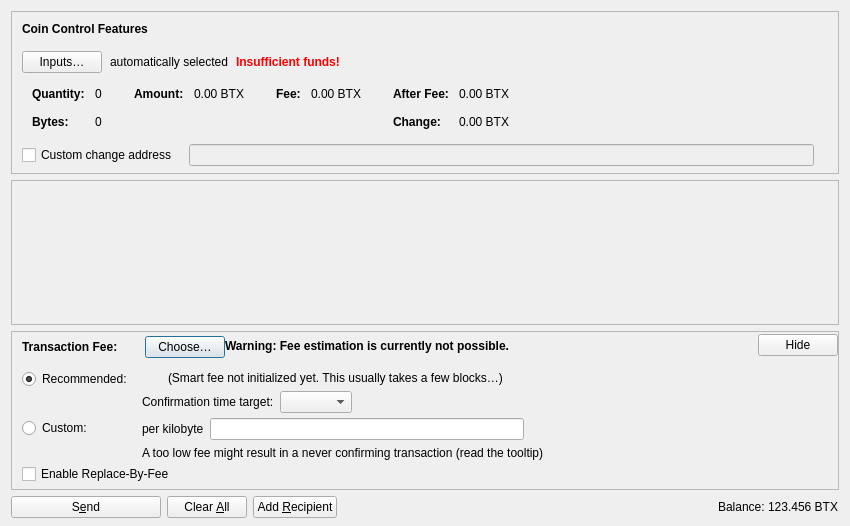
<?xml version="1.0" encoding="UTF-8"?>
<ui version="4.0">
 <class>SendCoinsDialog</class>
 <widget class="QDialog" name="SendCoinsDialog">
  <property name="geometry">
   <rect>
    <x>0</x>
    <y>0</y>
    <width>850</width>
    <height>526</height>
   </rect>
  </property>
  <property name="windowTitle">
   <string>Send Coins</string>
  </property>
  <layout class="QVBoxLayout" name="verticalLayout" stretch="0,1,0,0">
   <property name="bottomMargin">
    <number>8</number>
   </property>
   <item>
    <widget class="QFrame" name="frameCoinControl">
     <property name="sizePolicy">
      <sizepolicy hsizetype="Expanding" vsizetype="Expanding">
       <horstretch>0</horstretch>
       <verstretch>0</verstretch>
      </sizepolicy>
     </property>
     <property name="maximumSize">
      <size>
       <width>16777215</width>
       <height>16777215</height>
      </size>
     </property>
     <property name="frameShape">
      <enum>QFrame::StyledPanel</enum>
     </property>
     <property name="frameShadow">
      <enum>QFrame::Sunken</enum>
     </property>
     <layout class="QVBoxLayout" name="verticalLayoutCoinControl2">
      <property name="spacing">
       <number>0</number>
      </property>
      <property name="leftMargin">
       <number>0</number>
      </property>
      <property name="topMargin">
       <number>0</number>
      </property>
      <property name="rightMargin">
       <number>0</number>
      </property>
      <property name="bottomMargin">
       <number>6</number>
      </property>
      <item>
       <layout class="QVBoxLayout" name="verticalLayoutCoinControl" stretch="0,0,0,0,1">
        <property name="spacing">
         <number>0</number>
        </property>
        <property name="leftMargin">
         <number>10</number>
        </property>
        <property name="topMargin">
         <number>10</number>
        </property>
        <item>
         <layout class="QHBoxLayout" name="horizontalLayoutCoinControl1">
          <property name="bottomMargin">
           <number>15</number>
          </property>
          <item>
           <widget class="QLabel" name="labelCoinControlFeatures">
            <property name="sizePolicy">
             <sizepolicy hsizetype="Preferred" vsizetype="Maximum">
              <horstretch>0</horstretch>
              <verstretch>0</verstretch>
             </sizepolicy>
            </property>
            <property name="font">
             <font>
              <weight>75</weight>
              <bold>true</bold>
             </font>
            </property>
            <property name="styleSheet">
             <string notr="true">font-weight:bold;</string>
            </property>
            <property name="text">
             <string>Coin Control Features</string>
            </property>
           </widget>
          </item>
         </layout>
        </item>
        <item>
         <layout class="QHBoxLayout" name="horizontalLayoutCoinControl2" stretch="0,0,0,0">
          <property name="spacing">
           <number>8</number>
          </property>
          <property name="bottomMargin">
           <number>10</number>
          </property>
          <item>
           <widget class="QPushButton" name="pushButtonCoinControl">
            <property name="styleSheet">
             <string notr="true"/>
            </property>
            <property name="text">
             <string>Inputs…</string>
            </property>
            <property name="autoDefault">
             <bool>false</bool>
            </property>
           </widget>
          </item>
          <item>
           <widget class="QLabel" name="labelCoinControlAutomaticallySelected">
            <property name="text">
             <string>automatically selected</string>
            </property>
            <property name="margin">
             <number>5</number>
            </property>
           </widget>
          </item>
          <item>
           <widget class="QLabel" name="labelCoinControlInsuffFunds">
            <property name="font">
             <font>
              <weight>75</weight>
              <bold>true</bold>
             </font>
            </property>
            <property name="styleSheet">
             <string notr="true">color:red;font-weight:bold;</string>
            </property>
            <property name="text">
             <string>Insufficient funds!</string>
            </property>
            <property name="margin">
             <number>5</number>
            </property>
           </widget>
          </item>
          <item>
           <spacer name="horizontalSpacerCoinControl">
            <property name="orientation">
             <enum>Qt::Horizontal</enum>
            </property>
            <property name="sizeHint" stdset="0">
             <size>
              <width>40</width>
              <height>1</height>
             </size>
            </property>
           </spacer>
          </item>
         </layout>
        </item>
        <item>
         <widget class="QWidget" name="widgetCoinControl" native="true">
          <property name="sizePolicy">
           <sizepolicy hsizetype="Preferred" vsizetype="Preferred">
            <horstretch>0</horstretch>
            <verstretch>0</verstretch>
           </sizepolicy>
          </property>
          <property name="minimumSize">
           <size>
            <width>0</width>
            <height>0</height>
           </size>
          </property>
          <property name="styleSheet">
           <string notr="true"/>
          </property>
          <layout class="QHBoxLayout" name="horizontalLayoutCoinControl5">
           <property name="leftMargin">
            <number>0</number>
           </property>
           <property name="topMargin">
            <number>0</number>
           </property>
           <property name="rightMargin">
            <number>0</number>
           </property>
           <property name="bottomMargin">
            <number>0</number>
           </property>
           <item>
            <layout class="QHBoxLayout" name="horizontalLayoutCoinControl3" stretch="0,0,0,1">
             <property name="spacing">
              <number>20</number>
             </property>
             <property name="topMargin">
              <number>0</number>
             </property>
             <property name="bottomMargin">
              <number>10</number>
             </property>
             <item>
              <layout class="QFormLayout" name="formLayoutCoinControl1">
               <property name="labelAlignment">
                <set>Qt::AlignLeft|Qt::AlignVCenter</set>
               </property>
               <property name="horizontalSpacing">
                <number>10</number>
               </property>
               <property name="verticalSpacing">
                <number>14</number>
               </property>
               <property name="leftMargin">
                <number>10</number>
               </property>
               <property name="topMargin">
                <number>4</number>
               </property>
               <property name="rightMargin">
                <number>6</number>
               </property>
               <item row="0" column="0">
                <widget class="QLabel" name="labelCoinControlQuantityText">
                 <property name="font">
                  <font>
                   <weight>75</weight>
                   <bold>true</bold>
                  </font>
                 </property>
                 <property name="text">
                  <string>Quantity:</string>
                 </property>
                 <property name="margin">
                  <number>0</number>
                 </property>
                </widget>
               </item>
               <item row="0" column="1">
                <widget class="QLabel" name="labelCoinControlQuantity">
                 <property name="cursor">
                  <cursorShape>IBeamCursor</cursorShape>
                 </property>
                 <property name="contextMenuPolicy">
                  <enum>Qt::ActionsContextMenu</enum>
                 </property>
                 <property name="text">
                  <string notr="true">0</string>
                 </property>
                 <property name="margin">
                  <number>0</number>
                 </property>
                 <property name="textInteractionFlags">
                  <set>Qt::LinksAccessibleByMouse|Qt::TextSelectableByKeyboard|Qt::TextSelectableByMouse</set>
                 </property>
                </widget>
               </item>
               <item row="1" column="0">
                <widget class="QLabel" name="labelCoinControlBytesText">
                 <property name="font">
                  <font>
                   <weight>75</weight>
                   <bold>true</bold>
                  </font>
                 </property>
                 <property name="text">
                  <string>Bytes:</string>
                 </property>
                </widget>
               </item>
               <item row="1" column="1">
                <widget class="QLabel" name="labelCoinControlBytes">
                 <property name="cursor">
                  <cursorShape>IBeamCursor</cursorShape>
                 </property>
                 <property name="contextMenuPolicy">
                  <enum>Qt::ActionsContextMenu</enum>
                 </property>
                 <property name="text">
                  <string notr="true">0</string>
                 </property>
                 <property name="textInteractionFlags">
                  <set>Qt::LinksAccessibleByMouse|Qt::TextSelectableByKeyboard|Qt::TextSelectableByMouse</set>
                 </property>
                </widget>
               </item>
              </layout>
             </item>
             <item>
              <layout class="QFormLayout" name="formLayoutCoinControl2">
               <property name="horizontalSpacing">
                <number>10</number>
               </property>
               <property name="verticalSpacing">
                <number>14</number>
               </property>
               <property name="leftMargin">
                <number>6</number>
               </property>
               <property name="topMargin">
                <number>4</number>
               </property>
               <property name="rightMargin">
                <number>6</number>
               </property>
               <item row="0" column="0">
                <widget class="QLabel" name="labelCoinControlAmountText">
                 <property name="font">
                  <font>
                   <weight>75</weight>
                   <bold>true</bold>
                  </font>
                 </property>
                 <property name="text">
                  <string>Amount:</string>
                 </property>
                 <property name="margin">
                  <number>0</number>
                 </property>
                </widget>
               </item>
               <item row="0" column="1">
                <widget class="QLabel" name="labelCoinControlAmount">
                 <property name="cursor">
                  <cursorShape>IBeamCursor</cursorShape>
                 </property>
                 <property name="contextMenuPolicy">
                  <enum>Qt::ActionsContextMenu</enum>
                 </property>
                 <property name="text">
                  <string notr="true">0.00 BTX</string>
                 </property>
                 <property name="textInteractionFlags">
                  <set>Qt::LinksAccessibleByMouse|Qt::TextSelectableByKeyboard|Qt::TextSelectableByMouse</set>
                 </property>
                </widget>
               </item>
              </layout>
             </item>
             <item>
              <layout class="QFormLayout" name="formLayoutCoinControl3">
               <property name="horizontalSpacing">
                <number>10</number>
               </property>
               <property name="verticalSpacing">
                <number>14</number>
               </property>
               <property name="leftMargin">
                <number>6</number>
               </property>
               <property name="topMargin">
                <number>4</number>
               </property>
               <property name="rightMargin">
                <number>6</number>
               </property>
               <item row="0" column="0">
                <widget class="QLabel" name="labelCoinControlFeeText">
                 <property name="font">
                  <font>
                   <weight>75</weight>
                   <bold>true</bold>
                  </font>
                 </property>
                 <property name="text">
                  <string>Fee:</string>
                 </property>
                 <property name="margin">
                  <number>0</number>
                 </property>
                </widget>
               </item>
               <item row="0" column="1">
                <widget class="QLabel" name="labelCoinControlFee">
                 <property name="cursor">
                  <cursorShape>IBeamCursor</cursorShape>
                 </property>
                 <property name="contextMenuPolicy">
                  <enum>Qt::ActionsContextMenu</enum>
                 </property>
                 <property name="text">
                  <string notr="true">0.00 BTX</string>
                 </property>
                 <property name="textInteractionFlags">
                  <set>Qt::LinksAccessibleByMouse|Qt::TextSelectableByKeyboard|Qt::TextSelectableByMouse</set>
                 </property>
                </widget>
               </item>
              </layout>
             </item>
             <item>
              <layout class="QFormLayout" name="formLayoutCoinControl4">
               <property name="labelAlignment">
                <set>Qt::AlignLeft|Qt::AlignVCenter</set>
               </property>
               <property name="horizontalSpacing">
                <number>10</number>
               </property>
               <property name="verticalSpacing">
                <number>14</number>
               </property>
               <property name="leftMargin">
                <number>6</number>
               </property>
               <property name="topMargin">
                <number>4</number>
               </property>
               <property name="rightMargin">
                <number>6</number>
               </property>
               <item row="0" column="0">
                <widget class="QLabel" name="labelCoinControlAfterFeeText">
                 <property name="font">
                  <font>
                   <weight>75</weight>
                   <bold>true</bold>
                  </font>
                 </property>
                 <property name="text">
                  <string>After Fee:</string>
                 </property>
                 <property name="margin">
                  <number>0</number>
                 </property>
                </widget>
               </item>
               <item row="0" column="1">
                <widget class="QLabel" name="labelCoinControlAfterFee">
                 <property name="cursor">
                  <cursorShape>IBeamCursor</cursorShape>
                 </property>
                 <property name="contextMenuPolicy">
                  <enum>Qt::ActionsContextMenu</enum>
                 </property>
                 <property name="text">
                  <string notr="true">0.00 BTX</string>
                 </property>
                 <property name="textInteractionFlags">
                  <set>Qt::LinksAccessibleByMouse|Qt::TextSelectableByKeyboard|Qt::TextSelectableByMouse</set>
                 </property>
                </widget>
               </item>
               <item row="1" column="0">
                <widget class="QLabel" name="labelCoinControlChangeText">
                 <property name="font">
                  <font>
                   <weight>75</weight>
                   <bold>true</bold>
                  </font>
                 </property>
                 <property name="text">
                  <string>Change:</string>
                 </property>
                </widget>
               </item>
               <item row="1" column="1">
                <widget class="QLabel" name="labelCoinControlChange">
                 <property name="cursor">
                  <cursorShape>IBeamCursor</cursorShape>
                 </property>
                 <property name="contextMenuPolicy">
                  <enum>Qt::ActionsContextMenu</enum>
                 </property>
                 <property name="text">
                  <string notr="true">0.00 BTX</string>
                 </property>
                 <property name="textInteractionFlags">
                  <set>Qt::LinksAccessibleByMouse|Qt::TextSelectableByKeyboard|Qt::TextSelectableByMouse</set>
                 </property>
                </widget>
               </item>
              </layout>
             </item>
            </layout>
           </item>
          </layout>
         </widget>
        </item>
        <item>
         <layout class="QHBoxLayout" name="horizontalLayoutCoinControl4" stretch="0,0,0">
          <property name="spacing">
           <number>12</number>
          </property>
          <property name="sizeConstraint">
           <enum>QLayout::SetDefaultConstraint</enum>
          </property>
          <property name="topMargin">
           <number>5</number>
          </property>
          <property name="rightMargin">
           <number>5</number>
          </property>
          <item>
           <widget class="QCheckBox" name="checkBoxCoinControlChange">
            <property name="toolTip">
             <string>If this is activated, but the change address is empty or invalid, change will be sent to a newly generated address.</string>
            </property>
            <property name="text">
             <string>Custom change address</string>
            </property>
           </widget>
          </item>
          <item>
           <widget class="QValidatedLineEdit" name="lineEditCoinControlChange">
            <property name="enabled">
             <bool>false</bool>
            </property>
            <property name="sizePolicy">
             <sizepolicy hsizetype="Expanding" vsizetype="Fixed">
              <horstretch>0</horstretch>
              <verstretch>0</verstretch>
             </sizepolicy>
            </property>
           </widget>
          </item>
          <item>
           <widget class="QLabel" name="labelCoinControlChangeLabel">
            <property name="sizePolicy">
             <sizepolicy hsizetype="Preferred" vsizetype="Expanding">
              <horstretch>0</horstretch>
              <verstretch>0</verstretch>
             </sizepolicy>
            </property>
            <property name="minimumSize">
             <size>
              <width>0</width>
              <height>0</height>
             </size>
            </property>
            <property name="text">
             <string/>
            </property>
            <property name="margin">
             <number>3</number>
            </property>
           </widget>
          </item>
         </layout>
        </item>
        <item>
         <spacer name="verticalSpacerCoinControl">
          <property name="orientation">
           <enum>Qt::Vertical</enum>
          </property>
          <property name="sizeHint" stdset="0">
           <size>
            <width>800</width>
            <height>1</height>
           </size>
          </property>
         </spacer>
        </item>
       </layout>
      </item>
     </layout>
    </widget>
   </item>
   <item>
    <widget class="QScrollArea" name="scrollArea">
     <property name="widgetResizable">
      <bool>true</bool>
     </property>
     <widget class="QWidget" name="scrollAreaWidgetContents">
      <property name="geometry">
       <rect>
        <x>0</x>
        <y>0</y>
        <width>830</width>
        <height>104</height>
       </rect>
      </property>
      <layout class="QVBoxLayout" name="verticalLayout_2" stretch="0,1">
       <property name="leftMargin">
        <number>0</number>
       </property>
       <property name="topMargin">
        <number>0</number>
       </property>
       <property name="rightMargin">
        <number>0</number>
       </property>
       <property name="bottomMargin">
        <number>0</number>
       </property>
       <item>
        <layout class="QVBoxLayout" name="entries">
         <property name="spacing">
          <number>6</number>
         </property>
        </layout>
       </item>
       <item>
        <spacer name="verticalSpacer">
         <property name="orientation">
          <enum>Qt::Vertical</enum>
         </property>
         <property name="sizeHint" stdset="0">
          <size>
           <width>20</width>
           <height>40</height>
          </size>
         </property>
        </spacer>
       </item>
      </layout>
     </widget>
    </widget>
   </item>
   <item>
    <widget class="QFrame" name="frameFee">
     <property name="sizePolicy">
      <sizepolicy hsizetype="Expanding" vsizetype="Expanding">
       <horstretch>0</horstretch>
       <verstretch>0</verstretch>
      </sizepolicy>
     </property>
     <property name="maximumSize">
      <size>
       <width>16777215</width>
       <height>16777215</height>
      </size>
     </property>
     <property name="frameShape">
      <enum>QFrame::StyledPanel</enum>
     </property>
     <property name="frameShadow">
      <enum>QFrame::Sunken</enum>
     </property>
     <layout class="QVBoxLayout" name="verticalLayoutFee1">
      <property name="spacing">
       <number>0</number>
      </property>
      <property name="leftMargin">
       <number>0</number>
      </property>
      <property name="topMargin">
       <number>0</number>
      </property>
      <property name="rightMargin">
       <number>0</number>
      </property>
      <property name="bottomMargin">
       <number>0</number>
      </property>
      <item>
       <layout class="QVBoxLayout" name="verticalLayoutFee2" stretch="0,0,0">
        <property name="spacing">
         <number>0</number>
        </property>
        <property name="leftMargin">
         <number>10</number>
        </property>
        <property name="topMargin">
         <number>0</number>
        </property>
        <item>
         <layout class="QHBoxLayout" name="horizontalLayoutFee1">
          <property name="bottomMargin">
           <number>0</number>
          </property>
          <item>
           <layout class="QVBoxLayout" name="verticalLayoutFee7">
            <property name="spacing">
             <number>0</number>
            </property>
            <item>
             <spacer name="verticalSpacerSmartFee">
              <property name="orientation">
               <enum>Qt::Vertical</enum>
              </property>
              <property name="sizeType">
               <enum>QSizePolicy::Fixed</enum>
              </property>
              <property name="sizeHint" stdset="0">
               <size>
                <width>1</width>
                <height>4</height>
               </size>
              </property>
             </spacer>
            </item>
            <item>
             <layout class="QHBoxLayout" name="horizontalLayoutSmartFee">
              <property name="spacing">
               <number>10</number>
              </property>
              <item>
               <widget class="QLabel" name="labelFeeHeadline">
                <property name="sizePolicy">
                 <sizepolicy hsizetype="Preferred" vsizetype="Maximum">
                  <horstretch>0</horstretch>
                  <verstretch>0</verstretch>
                 </sizepolicy>
                </property>
                <property name="font">
                 <font>
                  <weight>75</weight>
                  <bold>true</bold>
                 </font>
                </property>
                <property name="styleSheet">
                 <string notr="true">font-weight:bold;</string>
                </property>
                <property name="text">
                 <string>Transaction Fee:</string>
                </property>
               </widget>
              </item>
              <item>
               <widget class="QLabel" name="labelFeeMinimized">
                <property name="text">
                 <string/>
                </property>
               </widget>
              </item>
              <item>
               <widget class="QPushButton" name="buttonChooseFee">
                <property name="text">
                 <string>Choose…</string>
                </property>
               </widget>
              </item>
             </layout>
            </item>
            <item>
             <spacer name="verticalSpacer_5">
              <property name="orientation">
               <enum>Qt::Vertical</enum>
              </property>
              <property name="sizeHint" stdset="0">
               <size>
                <width>1</width>
                <height>1</height>
               </size>
              </property>
             </spacer>
            </item>
           </layout>
          </item>
          <item>
           <widget class="QLabel" name="fallbackFeeWarningLabel">
            <property name="toolTip">
             <string>Using the fallbackfee can result in sending a transaction that will take several hours or days (or never) to confirm. Consider choosing your fee manually or wait until you have validated the complete chain.</string>
            </property>
            <property name="font">
            <font>
                <weight>75</weight>
                <bold>true</bold>
            </font>
            </property>
            <property name="text">
             <string>Warning: Fee estimation is currently not possible.</string>
            </property>
            <property name="wordWrap">
             <bool>false</bool>
            </property>
           </widget>
          </item>
          <item>
           <spacer name="horizontalSpacer_4">
            <property name="orientation">
             <enum>Qt::Horizontal</enum>
            </property>
            <property name="sizeType">
             <enum>QSizePolicy::MinimumExpanding</enum>
            </property>
            <property name="sizeHint" stdset="0">
             <size>
              <width>40</width>
              <height>20</height>
             </size>
            </property>
           </spacer>
          </item>
          <item>
           <widget class="QPushButton" name="buttonMinimizeFee">
            <property name="toolTip">
             <string>Hide transaction fee settings</string>
            </property>
            <property name="text">
             <string>Hide</string>
            </property>
           </widget>
          </item>
         </layout>
        </item>
        <item>
         <widget class="QFrame" name="frameFeeSelection">
          <layout class="QVBoxLayout" name="verticalLayoutFee12">
           <property name="spacing">
            <number>0</number>
           </property>
           <property name="leftMargin">
            <number>0</number>
           </property>
           <property name="topMargin">
            <number>0</number>
           </property>
           <property name="rightMargin">
            <number>0</number>
           </property>
           <property name="bottomMargin">
            <number>0</number>
           </property>
           <item>
            <layout class="QGridLayout" name="gridLayoutFee">
             <property name="topMargin">
              <number>10</number>
             </property>
             <property name="bottomMargin">
              <number>4</number>
             </property>
             <property name="horizontalSpacing">
              <number>10</number>
             </property>
             <property name="verticalSpacing">
              <number>4</number>
             </property>
             <item row="1" column="1">
              <layout class="QVBoxLayout" name="verticalLayoutFee8">
               <property name="spacing">
                <number>6</number>
               </property>
               <item>
                <layout class="QHBoxLayout" name="horizontalLayoutFee13">
                 <item>
                  <widget class="QLabel" name="labelCustomPerKilobyte">
                   <property name="toolTip">
                    <string>Specify a custom fee per kB (1,000 bytes) of the transaction's virtual size.

Note:  Since the fee is calculated on a per-byte basis, a fee rate of "100 satoshis per kvB" for a transaction size of 500 virtual bytes (half of 1 kvB) would ultimately yield a fee of only 50 satoshis.</string>
                   </property>
                   <property name="text">
                    <string>per kilobyte</string>
                   </property>
                  </widget>
                 </item>
                 <item>
                  <widget class="BitcoinAmountField" name="customFee"/>
                 </item>
                 <item>
                  <spacer name="horizontalSpacer_6">
                   <property name="orientation">
                    <enum>Qt::Horizontal</enum>
                   </property>
                   <property name="sizeHint" stdset="0">
                    <size>
                     <width>1</width>
                     <height>1</height>
                    </size>
                   </property>
                  </spacer>
                 </item>
                </layout>
               </item>
               <item>
                <layout class="QHBoxLayout" name="horizontalLayoutFee8">
                 <item>
                  <widget class="QLabel" name="labelCustomFeeWarning">
                   <property name="enabled">
                    <bool>true</bool>
                   </property>
                   <property name="toolTip">
                    <string>When there is less transaction volume than space in the blocks, miners as well as relaying nodes may enforce a minimum fee. Paying only this minimum fee is just fine, but be aware that this can result in a never confirming transaction once there is more demand for bitcoin transactions than the network can process.</string>
                   </property>
                   <property name="text">
                    <string>A too low fee might result in a never confirming transaction (read the tooltip)</string>
                   </property>
                  </widget>
                 </item>
                 <item>
                  <spacer name="horizontalSpacer_2">
                   <property name="orientation">
                    <enum>Qt::Horizontal</enum>
                   </property>
                   <property name="sizeHint" stdset="0">
                    <size>
                     <width>1</width>
                     <height>1</height>
                    </size>
                   </property>
                  </spacer>
                 </item>
                </layout>
               </item>
              </layout>
             </item>
             <item row="0" column="0">
              <layout class="QVBoxLayout" name="verticalLayoutFee4" stretch="0,1">
               <item>
                <widget class="QRadioButton" name="radioSmartFee">
                 <property name="text">
                  <string>Recommended:</string>
                 </property>
                 <property name="checked">
                  <bool>true</bool>
                 </property>
                 <attribute name="buttonGroup">
                  <string notr="true">groupFee</string>
                 </attribute>
                </widget>
               </item>
               <item>
                <spacer name="verticalSpacer_2">
                 <property name="orientation">
                  <enum>Qt::Vertical</enum>
                 </property>
                 <property name="sizeHint" stdset="0">
                  <size>
                   <width>1</width>
                   <height>1</height>
                  </size>
                 </property>
                </spacer>
               </item>
              </layout>
             </item>
             <item row="1" column="0">
              <layout class="QVBoxLayout" name="verticalLayoutFee9" stretch="0,1">
               <item>
                <widget class="QRadioButton" name="radioCustomFee">
                 <property name="text">
                  <string>Custom:</string>
                 </property>
                 <attribute name="buttonGroup">
                  <string notr="true">groupFee</string>
                 </attribute>
                </widget>
               </item>
               <item>
                <spacer name="verticalSpacer_6">
                 <property name="orientation">
                  <enum>Qt::Vertical</enum>
                 </property>
                 <property name="sizeHint" stdset="0">
                  <size>
                   <width>1</width>
                   <height>1</height>
                  </size>
                 </property>
                </spacer>
               </item>
              </layout>
             </item>
             <item row="0" column="1">
              <layout class="QVBoxLayout" name="verticalLayoutFee3" stretch="0,0,1">
               <property name="spacing">
                <number>6</number>
               </property>
               <property name="topMargin">
                <number>2</number>
               </property>
               <item>
                <layout class="QHBoxLayout" name="horizontalLayoutFee12">
                 <item>
                  <widget class="QLabel" name="labelSmartFee">
                   <property name="text">
                    <string/>
                   </property>
                  </widget>
                 </item>
                 <item>
                  <widget class="QLabel" name="labelFeeEstimation">
                   <property name="text">
                    <string/>
                   </property>
                  </widget>
                 </item>
                 <item>
                  <widget class="QLabel" name="labelSmartFee2">
                   <property name="text">
                    <string>(Smart fee not initialized yet. This usually takes a few blocks…)</string>
                   </property>
                  </widget>
                 </item>
                 <item>
                  <spacer name="horizontalSpacer_5">
                   <property name="orientation">
                    <enum>Qt::Horizontal</enum>
                   </property>
                   <property name="sizeHint" stdset="0">
                    <size>
                     <width>1</width>
                     <height>1</height>
                    </size>
                   </property>
                  </spacer>
                 </item>
                </layout>
               </item>
               <item>
                <layout class="QHBoxLayout" name="horizontalLayoutFee9">
                 <item>
                  <layout class="QVBoxLayout" name="verticalLayoutFee6">
                   <item>
                    <widget class="QLabel" name="labelSmartFee3">
                     <property name="text">
                      <string>Confirmation time target:</string>
                     </property>
                    </widget>
                   </item>
                  </layout>
                 </item>
                 <item>
                  <layout class="QVBoxLayout" name="verticalLayoutFee5">
                   <property name="rightMargin">
                    <number>30</number>
                   </property>
                   <item>
                    <layout class="QHBoxLayout" name="horizontalLayoutConfTarget">
                     <property name="bottomMargin">
                      <number>0</number>
                     </property>
                     <item>
                      <widget class="QComboBox" name="confTargetSelector"/>
                     </item>
                     <item>
                      <spacer name="horizontalSpacerConfTarget">
                       <property name="orientation">
                        <enum>Qt::Horizontal</enum>
                       </property>
                       <property name="sizeHint" stdset="0">
                        <size>
                         <width>40</width>
                         <height>20</height>
                        </size>
                       </property>
                      </spacer>
                     </item>
                    </layout>
                   </item>
                  </layout>
                 </item>
                </layout>
               </item>
               <item>
                <spacer name="verticalSpacer_4">
                 <property name="orientation">
                  <enum>Qt::Vertical</enum>
                 </property>
                 <property name="sizeHint" stdset="0">
                  <size>
                   <width>1</width>
                   <height>1</height>
                  </size>
                 </property>
                </spacer>
               </item>
              </layout>
             </item>
            </layout>
           </item>
           <item>
            <widget class="QCheckBox" name="optInRBF">
             <property name="text">
              <string>Enable Replace-By-Fee</string>
             </property>
             <property name="toolTip">
              <string>With Replace-By-Fee (BIP-125) you can increase a transaction's fee after it is sent. Without this, a higher fee may be recommended to compensate for increased transaction delay risk.</string>
             </property>
            </widget>
           </item>
          </layout>
         </widget>
        </item>
        <item>
         <spacer name="verticalSpacerFee">
          <property name="orientation">
           <enum>Qt::Vertical</enum>
          </property>
          <property name="sizeHint" stdset="0">
           <size>
            <width>40</width>
            <height>5</height>
           </size>
          </property>
         </spacer>
        </item>
       </layout>
      </item>
     </layout>
    </widget>
   </item>
   <item>
    <layout class="QHBoxLayout" name="horizontalLayout">
     <item>
      <widget class="QPushButton" name="sendButton">
       <property name="minimumSize">
        <size>
         <width>150</width>
         <height>0</height>
        </size>
       </property>
       <property name="toolTip">
        <string>Confirm the send action</string>
       </property>
       <property name="text">
        <string>S&amp;end</string>
       </property>
       <property name="icon">
        <iconset resource="../bitcoin.qrc">
         <normaloff>:/icons/send</normaloff>:/icons/send</iconset>
       </property>
       <property name="autoDefault">
        <bool>false</bool>
       </property>
       <property name="default">
        <bool>false</bool>
       </property>
      </widget>
     </item>
     <item>
      <widget class="QPushButton" name="clearButton">
       <property name="sizePolicy">
        <sizepolicy hsizetype="Minimum" vsizetype="Fixed">
         <horstretch>0</horstretch>
         <verstretch>0</verstretch>
        </sizepolicy>
       </property>
       <property name="toolTip">
        <string>Clear all fields of the form.</string>
       </property>
       <property name="text">
        <string>Clear &amp;All</string>
       </property>
       <property name="icon">
        <iconset resource="../bitcoin.qrc">
         <normaloff>:/icons/remove</normaloff>:/icons/remove</iconset>
       </property>
       <property name="autoDefault">
        <bool>false</bool>
       </property>
      </widget>
     </item>
     <item>
      <widget class="QPushButton" name="addButton">
       <property name="toolTip">
        <string>Send to multiple recipients at once</string>
       </property>
       <property name="text">
        <string>Add &amp;Recipient</string>
       </property>
       <property name="icon">
        <iconset resource="../bitcoin.qrc">
         <normaloff>:/icons/add</normaloff>:/icons/add</iconset>
       </property>
       <property name="autoDefault">
        <bool>false</bool>
       </property>
      </widget>
     </item>
     <item>
      <spacer name="horizontalSpacer">
       <property name="orientation">
        <enum>Qt::Horizontal</enum>
       </property>
       <property name="sizeHint" stdset="0">
        <size>
         <width>40</width>
         <height>20</height>
        </size>
       </property>
      </spacer>
     </item>
     <item>
      <layout class="QHBoxLayout" name="horizontalLayout_2">
       <property name="spacing">
        <number>3</number>
       </property>
       <item>
        <widget class="QLabel" name="labelBalanceName">
         <property name="sizePolicy">
          <sizepolicy hsizetype="Preferred" vsizetype="Fixed">
           <horstretch>0</horstretch>
           <verstretch>0</verstretch>
          </sizepolicy>
         </property>
         <property name="text">
          <string>Balance:</string>
         </property>
        </widget>
       </item>
       <item>
        <widget class="QLabel" name="labelBalance">
         <property name="sizePolicy">
          <sizepolicy hsizetype="Preferred" vsizetype="Fixed">
           <horstretch>0</horstretch>
           <verstretch>0</verstretch>
          </sizepolicy>
         </property>
         <property name="cursor">
          <cursorShape>IBeamCursor</cursorShape>
         </property>
         <property name="text">
          <string notr="true">123.456 BTX</string>
         </property>
         <property name="textInteractionFlags">
          <set>Qt::LinksAccessibleByMouse|Qt::TextSelectableByKeyboard|Qt::TextSelectableByMouse</set>
         </property>
        </widget>
       </item>
      </layout>
     </item>
    </layout>
   </item>
  </layout>
 </widget>
 <customwidgets>
  <customwidget>
   <class>QValidatedLineEdit</class>
   <extends>QLineEdit</extends>
   <header>qt/qvalidatedlineedit.h</header>
  </customwidget>
  <customwidget>
   <class>BitcoinAmountField</class>
   <extends>QLineEdit</extends>
   <header>qt/bitcoinamountfield.h</header>
   <container>1</container>
  </customwidget>
 </customwidgets>
 <resources>
  <include location="../bitcoin.qrc"/>
 </resources>
 <connections/>
 <buttongroups>
  <buttongroup name="groupFee"/>
 </buttongroups>
</ui>
